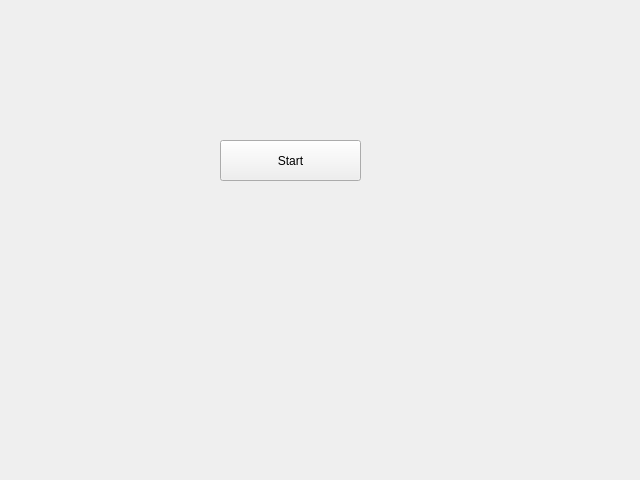
<?xml version="1.0" encoding="UTF-8"?>
<ui version="4.0">
 <class>Widget</class>
 <widget class="QWidget" name="Widget">
  <property name="geometry">
   <rect>
    <x>0</x>
    <y>0</y>
    <width>640</width>
    <height>480</height>
   </rect>
  </property>
  <property name="sizePolicy">
   <sizepolicy hsizetype="Fixed" vsizetype="Fixed">
    <horstretch>0</horstretch>
    <verstretch>0</verstretch>
   </sizepolicy>
  </property>
  <property name="windowTitle">
   <string>Widget</string>
  </property>
  <widget class="QPushButton" name="btnStart">
   <property name="geometry">
    <rect>
     <x>220</x>
     <y>140</y>
     <width>141</width>
     <height>41</height>
    </rect>
   </property>
   <property name="text">
    <string>Start</string>
   </property>
  </widget>
 </widget>
 <resources/>
 <connections/>
</ui>
